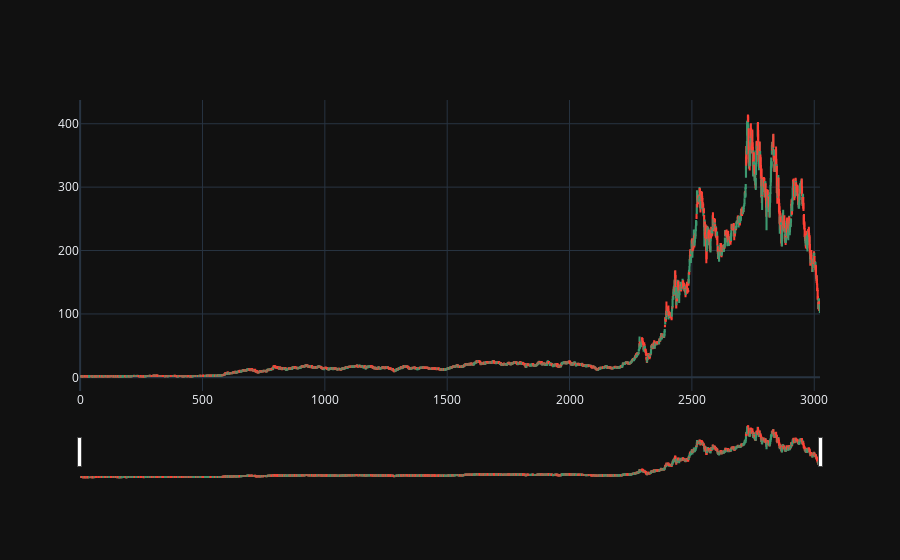

The code cell stored with this chart in its notebook:
### Code cell
import pandas as pd
import numpy as np
import tkinter as tk
import matplotlib.pyplot as plt
import plotly.graph_objects as go

df = pd.read_csv("TSLA.csv")

fig = go.Figure(data=[go.Candlestick(x=df.index,
                                     open=df['Open'],
                                     high=df['High'],
                                     low=df['Low'],
                                     close=df['Close'])])

fig.show()

### Figure 1 — Plotly figure (JSON) as saved in the notebook; plotly's stock layout.template omitted (floating-point values rounded to 4 significant figures; data arrays with more than 128 entries replaced by an {"elided": "..."} marker saying what was removed)
{"data": [{"close": {"elided": "3024 float values"}, "high": {"elided": "3024 float values"}, "low": {"elided": "3024 float values"}, "open": {"elided": "3024 float values"}, "x": {"elided": "3024 int values"}, "type": "candlestick"}], "layout": {}}
